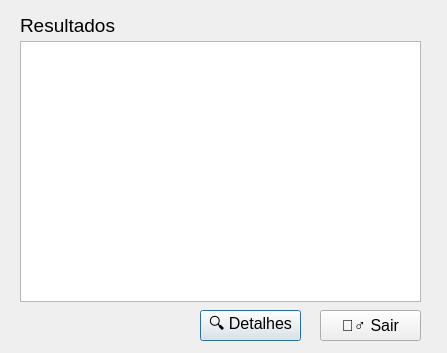
<?xml version="1.0" encoding="UTF-8"?>
<ui version="4.0">
 <class>Dialog</class>
 <widget class="QDialog" name="Dialog">
  <property name="geometry">
   <rect>
    <x>0</x>
    <y>0</y>
    <width>447</width>
    <height>353</height>
   </rect>
  </property>
  <property name="windowTitle">
   <string>Dialog</string>
  </property>
  <widget class="QListWidget" name="listWidget">
   <property name="geometry">
    <rect>
     <x>20</x>
     <y>41</y>
     <width>401</width>
     <height>261</height>
    </rect>
   </property>
   <property name="font">
    <font>
     <pointsize>12</pointsize>
    </font>
   </property>
  </widget>
  <widget class="QLabel" name="label">
   <property name="geometry">
    <rect>
     <x>20</x>
     <y>10</y>
     <width>261</width>
     <height>31</height>
    </rect>
   </property>
   <property name="font">
    <font>
     <pointsize>14</pointsize>
    </font>
   </property>
   <property name="text">
    <string>Resultados</string>
   </property>
  </widget>
  <widget class="QPushButton" name="pushButton">
   <property name="geometry">
    <rect>
     <x>200</x>
     <y>310</y>
     <width>101</width>
     <height>31</height>
    </rect>
   </property>
   <property name="font">
    <font>
     <pointsize>12</pointsize>
    </font>
   </property>
   <property name="text">
    <string>🔍 Detalhes</string>
   </property>
  </widget>
  <widget class="QPushButton" name="pushButton_2">
   <property name="geometry">
    <rect>
     <x>320</x>
     <y>310</y>
     <width>101</width>
     <height>31</height>
    </rect>
   </property>
   <property name="font">
    <font>
     <pointsize>12</pointsize>
    </font>
   </property>
   <property name="text">
    <string>🚶‍♂️ Sair</string>
   </property>
  </widget>
 </widget>
 <resources/>
 <connections/>
</ui>
